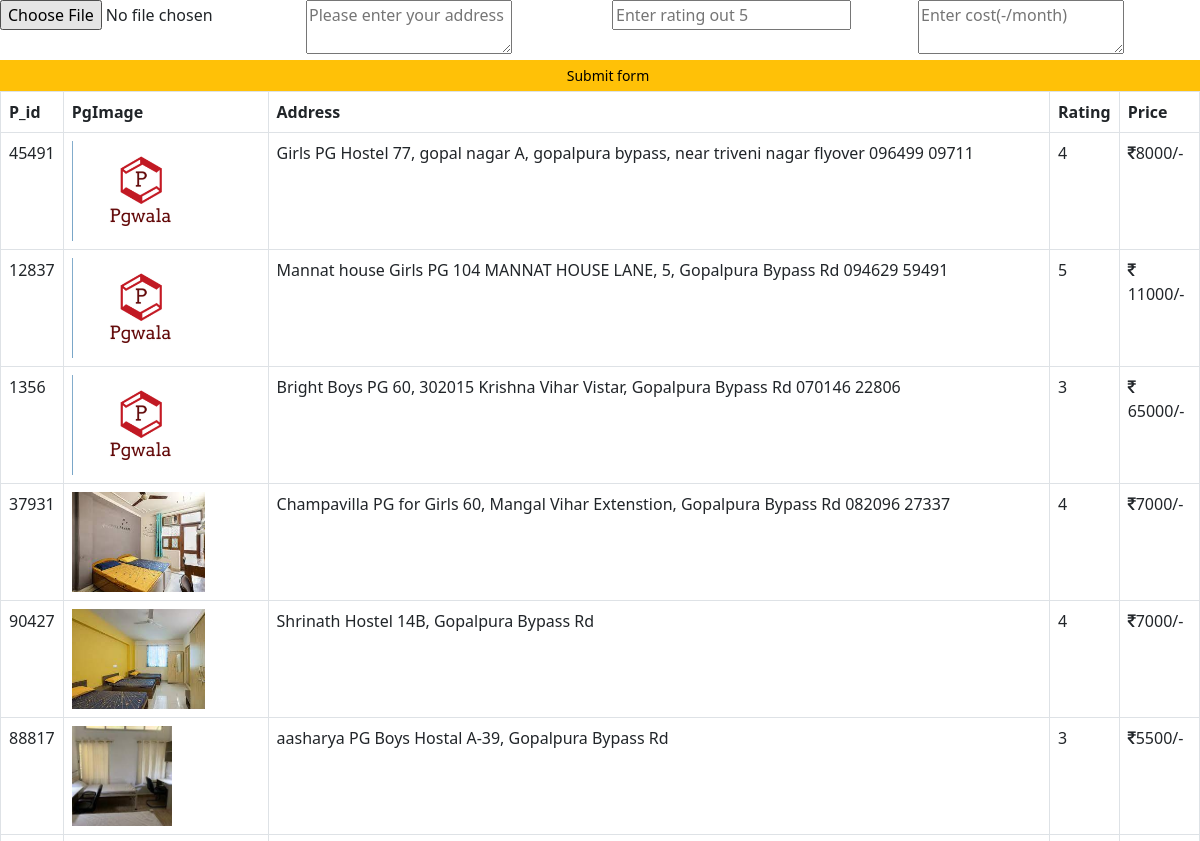
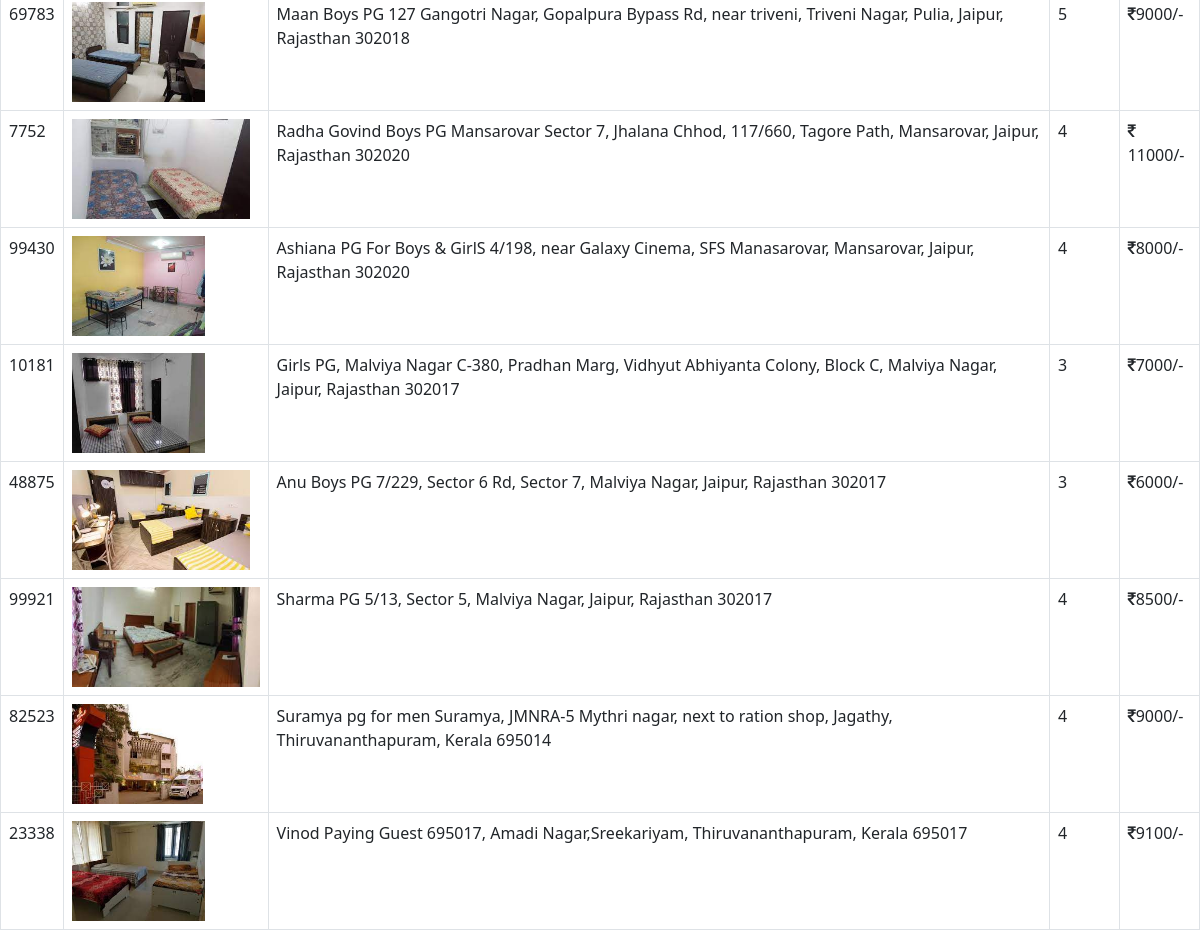
/admin/admin.php, run on the app's committed database (2 pictures, top to bottom).
### tables this page shows
CREATE TABLE `dataadmintbl` (
  `Id` int(99) NOT NULL,
  `P_id` varchar(100) DEFAULT NULL,
  `file1` varchar(255) DEFAULT NULL,
  `addresss` varchar(200) DEFAULT NULL,
  `rating` varchar(100) DEFAULT NULL,
  `price1` varchar(255) DEFAULT NULL
);

### admin/admin.php (the view, shortened to what this page needs)
<?php
include_once('configadmin/config.inc1.php');
?>
<!DOCTYPE html>
<html>
<head>
	<link href="https://cdn.jsdelivr.net/npm/bootstrap@5.0.2/dist/css/bootstrap.min.css" rel="stylesheet">
	<link rel="stylesheet" type="text/css" href="styleadmin.css">
   <link rel="stylesheet" href="https://cdnjs.cloudflare.com/ajax/libs/font-awesome/4.7.0/css/font-awesome.min.css">
</head>
<body>
<form method="post" action="controlloradmin/adminregister.php" enctype="multipart/form-data">
	<div class="row">
		<div class="col-md-3">
			<div class="file">
		<input type="file" name="images">
            </div>
	    </div>
	<div class="col-md-3">
		<div class="addre">
			<textarea name="address" placeholder="Please enter your address"></textarea>
		</div>
	</div>
	<div class="col-md-3">
		<div class="rating">
			<input type="float" name="rating" placeholder="Enter rating out 5">
		</div>
	</div>
	<div class="col-md-3">
		<div class="price">
			<textarea name="price" placeholder="Enter cost(-/month)"></textarea>
		</div>
	</div>
<button type="submit" class="btn btn-warning btn-sm ms-2" name="submitadmin">Submit form</button>
    </div>
</form>
<table class="table table-bordered">
	<thead>
		<th>P_id</th>
		<th>PgImage</th>
		<th>Address</th>
		<th>Rating</th>
		<th>Price</th>
	</thead>
	<tbody>
		<?php
		$select_products = mysqli_query($conn, "SELECT * FROM dataadmintbl");
		if(mysqli_num_rows($select_products)>0){
			while ($row = mysqli_fetch_assoc($select_products)) {
				?>
				<tr>
					<td><?php echo $row['P_id']; ?></td>
				<td><img src=" admin/<?php  echo $row['file1'];?>" height="100" alt=""></td>
				<td><?php echo $row['addresss']; ?></td>
				<td><?php echo $row['rating']; ?></td>
				<td><i class="fa fa-inr"></i><?php echo $row['price1']; ?>/-</td>
			</tr>
			<?php
			}
		}else{
			echo"<div class='empty'>no product added</div>";
		}
		?>
	</tbody>
</table>
</body>
</html>

### data on the page
dataadmintbl: P "45491", file1 (picture), addresss "Girls PG Hostel 77, gopal nagar A, gopalpura bypass, near triveni nagar flyover 096499 09711", rating "4", price1 "8000"
dataadmintbl: P "12837", file1 (picture), addresss "Mannat house Girls PG 104 MANNAT HOUSE LANE, 5, Gopalpura Bypass Rd 094629 59491", rating "5", price1 "11000"
dataadmintbl: P "1356", file1 (picture), addresss "Bright Boys PG 60, 302015 Krishna Vihar Vistar, Gopalpura Bypass Rd 070146 22806", rating "3", price1 "65000"
dataadmintbl: P "37931", file1 (picture), addresss "Champavilla PG for Girls 60, Mangal Vihar Extenstion, Gopalpura Bypass Rd 082096 27337", rating "4", price1 "7000"
dataadmintbl: P "90427", file1 (picture), addresss "Shrinath Hostel 14B, Gopalpura Bypass Rd", rating "4", price1 "7000"
dataadmintbl: P "88817", file1 (picture), addresss "aasharya PG Boys Hostal A-39, Gopalpura Bypass Rd", rating "3", price1 "5500"
dataadmintbl: P "69783", file1 (picture), addresss "Maan Boys PG 127 Gangotri Nagar, Gopalpura Bypass Rd, near triveni, Triveni Nagar, Pulia, Jaipur, Rajasthan 302018", rating "5", price1 "9000"
dataadmintbl: P "7752", file1 (picture), addresss "Radha Govind Boys PG Mansarovar Sector 7, Jhalana Chhod, 117/660, Tagore Path, Mansarovar, Jaipur, Rajasthan 302020", rating "4", price1 "11000"
dataadmintbl: P "99430", file1 (picture), addresss "Ashiana PG For Boys & GirlS 4/198, near Galaxy Cinema, SFS Manasarovar, Mansarovar, Jaipur, Rajasthan 302020", rating "4", price1 "8000"
dataadmintbl: P "10181", file1 (picture), addresss "Girls PG, Malviya Nagar C-380, Pradhan Marg, Vidhyut Abhiyanta Colony, Block C, Malviya Nagar, Jaipur, Rajasthan 302017", rating "3", price1 "7000"
dataadmintbl: P "48875", file1 (picture), addresss "Anu Boys PG 7/229, Sector 6 Rd, Sector 7, Malviya Nagar, Jaipur, Rajasthan 302017", rating "3", price1 "6000"
dataadmintbl: P "99921", file1 (picture), addresss "Sharma PG 5/13, Sector 5, Malviya Nagar, Jaipur, Rajasthan 302017", rating "4", price1 "8500"
dataadmintbl: P "82523", file1 (picture), addresss "Suramya pg for men Suramya, JMNRA-5 Mythri nagar, next to ration shop, Jagathy, Thiruvananthapuram, Kerala 695014", rating "4", price1 "9000"
dataadmintbl: P "23338", file1 (picture), addresss "Vinod Paying Guest 695017, Amadi Nagar,Sreekariyam, Thiruvananthapuram, Kerala 695017", rating "4", price1 "9100"
